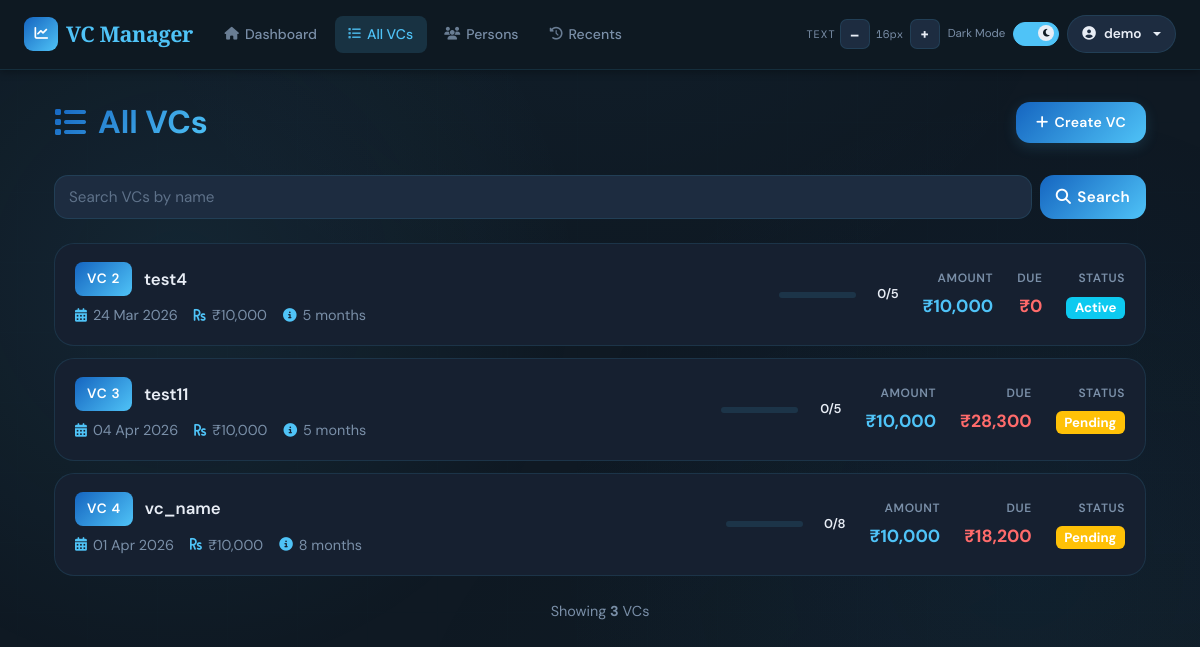
Screenshot of /vc/ (signed in) with the database file from the repository.
### app/models/user.py (models this page shows, shortened)
class User(UserMixin, db.Model):
    __tablename__ = 'users'
    id = db.Column(db.Integer, primary_key=True)
    email = db.Column(db.String(120), unique=True, nullable=False, index=True)
    name = db.Column(db.String(120), nullable=False)
    password_hash = db.Column(db.String(255), nullable=True)  # Nullable for OAuth-only users
    google_id = db.Column(db.String(255), unique=True, nullable=True)  # For OAuth users
    created_at = db.Column(db.DateTime, default=datetime.utcnow)
    last_login = db.Column(db.DateTime, nullable=True)
    vcs = db.relationship('VC', backref='user', lazy=True, cascade='all, delete-orphan')
    persons = db.relationship('Person', backref='user', lazy=True, cascade='all, delete-orphan')

### app/models/vc.py (models this page shows, shortened)
class VC(db.Model):
    __tablename__ = 'vcs'
    id           = db.Column(db.Integer, primary_key=True)
    user_id      = db.Column(db.Integer, db.ForeignKey('users.id'), nullable=False, index=True)
    vc_number    = db.Column(db.Integer, unique=True, nullable=False)
    name         = db.Column(db.String(100), nullable=False)
    start_date   = db.Column(db.DateTime, nullable=False, default=lambda: datetime.now(timezone.utc))
    amount       = db.Column(db.Float, nullable=False)
    tenure       = db.Column(db.Integer, nullable=False)
    current_hand = db.Column(db.Integer, default=1)
    narration    = db.Column(db.Text)
    status       = db.Column(db.Enum(PaymentStatus, native_enum=False), default=PaymentStatus.PENDING)
    min_interest = db.Column(db.Float, nullable=False, default=0.0)
    created_at   = db.Column(db.DateTime, default=lambda: datetime.now(timezone.utc))
    updated_at   = db.Column(db.DateTime, default=lambda: datetime.now(timezone.utc),
                             onupdate=lambda: datetime.now(timezone.utc))
    hands          = db.relationship('VCHand',      backref='vc', lazy=True, cascade='all, delete-orphan')
    payments       = db.relationship('Payment',     backref='vc', lazy=True, cascade='all, delete-orphan')
    ledger_entries = db.relationship('LedgerEntry', back_populates='vc', lazy=True)
    members        = db.relationship('Person', secondary=vc_members, backref='vcs')
    @property
    def total_slots(self):
        result = db.session.execute(
            db.select(db.func.sum(vc_members.c.slots))
            .where(vc_members.c.vc_id == self.id)
        ).scalar()
        return int(result or 0)
    @property
    def total_due_per_vc(self):
        return sum(c.amount for h in self.hands for c in h.contributions if not c.paid)
    @property
    def completed_hand_obj(self):
        return (self.current_hand - 1) if self.current_hand <= self.tenure else self.tenure

### app/models/contribution.py (models this page shows)
class Contribution(db.Model):
    __tablename__ = 'contributions'
    id = db.Column(db.Integer, primary_key=True)
    hand_id = db.Column(db.Integer, db.ForeignKey('vc_hands.id'), nullable=False, index=True)
    person_id = db.Column(db.Integer, db.ForeignKey('persons.id'), nullable=True, index=True)
    amount = db.Column(db.Float, nullable=False)
    date = db.Column(db.DateTime, default=datetime.utcnow)
    paid = db.Column(db.Boolean, default=False)  # True when this contribution/payment has been made
    person = db.relationship('Person', backref='contributions')

### app/routes/vc.py (the view)
@vc_bp.route('/')
@login_required
def vcs_list():
    vcs = VC.query.filter_by(user_id=current_user.id).order_by(VC.vc_number).all()
    total_due = sum(c.amount for vc in vcs for hand in vc.hands for c in hand.contributions if not c.paid)
    total_vcs = len(vcs)
    total_members = sum(vc.total_slots for vc in vcs) if vcs else 0
    return render_template('vc/list.html', vcs=vcs, total_due=total_due, total_members=total_members, total_vcs=total_vcs)

### templates/vc/list.html (shortened to what this page needs)
{% extends "base.html" %}
{% block content %}
<div class="container-fluid">
    <div class="page-header">
        <h1 class="page-title">
            <i class="fas fa-list"></i>All VCs
        </h1>
        <button class="btn btn-primary" onclick="location.href='{{ url_for('vc.create_vc') }}'">
            <i class="fas fa-plus"></i>Create VC
        </button>
    </div>
    <div class="control-bar">
        <div class="search-box">
            <input
                id="vc-search-input"
                type="search"
                class="form-control"
                placeholder="Search VCs by name">
            <button id="vc-search-btn" class="btn" type="button">
                <i class="fas fa-search"></i>Search
            </button>
        </div>
    </div>
    <div class="vc-list">
        {% if vcs %}
            {% for vc in vcs %}
            {% set completion_ratio = (vc.completed_hand_obj / vc.tenure) if vc.tenure else 0 %}
            <div class="vc-item {{ 'completed' if completion_ratio == 1 else '' }}"
                onclick="location.href='{{ url_for('vc.view_vc', id=vc.id) }}'">
                <div class="vc-item-main">
                    <div class="vc-item-header">
                        <span class="vc-badge">VC {{ vc.vc_number }}</span>
                        <span class="vc-name">{{ vc.name }}</span>
                    </div>
                    <div class="vc-meta">
                        <div class="vc-meta-item">
                            <i class="fas fa-calendar-alt"></i>
                            <span>{{ vc.start_date.strftime('%d %b %Y') }}</span>
                        </div>
                        <div class="vc-meta-item">
                            <i class="fas fa-rupee-sign"></i>
                            <span>₹{{ "%.0f"|format(vc.amount)|indian_comma }}</span>
                        </div>
                        <div class="vc-meta-item">
                            <i class="fas fa-info-circle"></i>
                            <span>{{ vc.tenure }} months</span>
                        </div>
                    </div>
                </div>
                <div class="vc-item-stats">
                    <div class="vc-progress">
                        <div class="progress-bar-custom">
                        </div>
                        <div class="progress-text">{{ vc.completed_hand_obj }}/{{ vc.tenure }}</div>
                    </div>
                    <div class="vc-stat">
                        <div class="vc-stat-label">Amount</div>
                        <div class="vc-stat-value amount">₹{{ "%.0f"|format(vc.amount)|indian_comma }}</div>
                    </div>
                    <div class="vc-stat">
                        <div class="vc-stat-label">Due</div>
                        <div class="vc-stat-value due">₹{{ "%.0f"|format(vc.total_due_per_vc)|indian_comma }}</div>
                    </div>
                    <div class="vc-stat">
                        <div class="vc-stat-label">Status</div>
                        <div class="vc-stat-value">
                            {% if completion_ratio == 1 %}
                                <span class="badge bg-success">Done</span>
                            {% elif vc.total_due_per_vc > 0 %}
                                <span class="badge bg-warning">Pending</span>
                            {% else %}
                                <span class="badge bg-info">Active</span>
                            {% endif %}
                        </div>
                    </div>
                </div>
            </div>
            {% endfor %}
        {% endif %}
    </div>
    {% if vcs %}
    <div style="margin-top: 24px; text-align: center; color: var(--text-muted); font-size: 0.9rem;">
        Showing <strong>{{ vcs|length }}</strong> VC{{ 's' if vcs|length != 1 else '' }}
    </div>
    {% endif %}
</div>
{% endblock %}

### templates/base.html (shortened to what this page needs)
<!DOCTYPE html>
<html lang="en" data-theme="dark">
<head>
    <link href="https://cdnjs.cloudflare.com/ajax/libs/font-awesome/6.5.0/css/all.min.css" rel="stylesheet">
    <link href="https://cdn.jsdelivr.net/npm/bootstrap@5.3.0/dist/css/bootstrap.min.css" rel="stylesheet">
    <link rel="stylesheet" href="https://cdn.jsdelivr.net/npm/swiper@11/swiper-bundle.min.css" />
</head>
<body>
<nav class="navbar navbar-expand-lg" role="navigation" aria-label="Main navigation">
    <div class="container-fluid px-4">
        <a class="navbar-brand" href="{{ url_for('dashboard.index') }}">
            <div class="brand-icon" aria-hidden="true"><i class="fas fa-chart-line"></i></div>
            VC Manager
        </a>
        <div class="collapse navbar-collapse" id="navbarNav">
            {% if current_user.is_authenticated %}
            <ul class="navbar-nav me-auto d-none d-md-flex">
                <li class="nav-item"><a class="nav-link" href="{{ url_for('dashboard.index') }}"><i class="fas fa-home"></i>Dashboard</a></li>
                <li class="nav-item"><a class="nav-link" href="{{ url_for('vc.vcs_list') }}"><i class="fas fa-list"></i>All VCs</a></li>
                <li class="nav-item"><a class="nav-link" href="{{ url_for('person.persons') }}"><i class="fas fa-users"></i>Persons</a></li>
                <li class="nav-item"><a class="nav-link" href="{{ url_for('transactions.recent_transactions') }}"><i class="fas fa-history"></i>Recents</a></li>
            </ul>
            {% endif %}
            <div class="d-flex align-items-center ms-auto gap-2 mt-2 mt-lg-0">
                <div class="d-flex align-items-center gap-1" role="toolbar" aria-label="Font size">
                    <span class="a11y-label d-none d-xl-inline">Text</span>
                    <button class="fs-btn" id="fsDecrease" aria-label="Decrease font size">–</button>
                    <span class="fs-display" id="fsDisplay" aria-live="polite">16px</span>
                    <button class="fs-btn" id="fsIncrease" aria-label="Increase font size">+</button>
                </div>
                <div class="d-flex align-items-center gap-2" aria-label="Theme">
                    <span class="toggle-label-text d-none d-xl-inline" id="themeLabel">Dark</span>
                    <label class="toggle-switch" aria-label="Toggle light/dark mode">
                        <div class="toggle-track"></div>
                        <div class="toggle-thumb"><i class="fas fa-moon" id="toggleIcon"></i></div>
                    </label>
                </div>
                {% if current_user.is_authenticated %}
                <div class="dropdown">
                    <button class="user-btn dropdown-toggle" type="button" data-bs-toggle="dropdown" aria-expanded="false">
                        <i class="fas fa-user-circle"></i>
                        <span class="d-none d-sm-inline">{{ current_user.name }}</span>
                    </button>
                </div>
                {% endif %}
            </div>
        </div>
    </div>
</nav>
<main class="main-content" role="main">
    <div class="container">
        {% block content %}{% endblock %}
    </div>
</main>
</body>
</html>

### templates/vc/list.html (style rules this page uses)
html { font-size: var(--fs-base); }
body { font-size: var(--fs-base); }
.page-header { display: flex; justify-content: space-between; align-items: center; gap: 12px; margin-bottom: 32px; flex-wrap: nowrap; }
.page-title { font-size: 2rem; font-weight: 700; background: var(--grad-header); -webkit-background-clip: text; -webkit-text-fill-color: transparent; margin: 0; display: flex; align-items: center; gap: 12px; white-space: nowrap; flex-shrink: 0; }
.page-title i { color: var(--accent); flex-shrink: 0; }
.control-bar { display: flex; gap: 12px; flex-wrap: wrap; margin-bottom: 24px; align-items: center; }
.search-box { display: flex; gap: 8px; flex: 1; min-width: 240px; }
.search-box .form-control { background: var(--surface2); color: var(--text); border: 1.5px solid var(--border); border-radius: var(--radius-md); padding: 10px 14px; font-size: 0.95rem; flex: 1; }
.search-box .form-control::placeholder { color: var(--text-muted); }
.search-box .btn { background: var(--grad-header); color: #fff; border: none; padding: 10px 16px; border-radius: var(--radius-md); cursor: pointer; transition: all 0.28s cubic-bezier(.4,0,.2,1); font-weight: 600; display: flex; align-items: center; justify-content: center; gap: 6px; font-size: 0.95rem; }
.vc-list { display: flex; flex-direction: column; gap: 12px; }
.vc-item { background: var(--surface); border: 1.5px solid var(--border); border-radius: var(--radius-lg); padding: 18px 20px; transition: all 0.28s cubic-bezier(.4,0,.2,1); cursor: pointer; display: flex; align-items: center; justify-content: space-between; gap: 20px; }
.vc-item-main { flex: 1; min-width: 0; }
.vc-item-header { display: flex; align-items: center; gap: 12px; margin-bottom: 8px; }
.vc-badge { background: var(--grad-header); color: #fff; padding: 6px 12px; border-radius: var(--radius-sm); font-weight: 600; font-size: 0.85rem; text-transform: uppercase; letter-spacing: 0.05em; min-width: 50px; text-align: center; }
.vc-name { font-size: 1.05rem; font-weight: 600; color: var(--text); }
.vc-meta { display: flex; gap: 16px; margin-top: 8px; flex-wrap: wrap; font-size: 0.9rem; color: var(--text-muted); }
.vc-meta-item { display: flex; align-items: center; gap: 6px; }
.vc-meta-item i { color: var(--accent); font-size: 0.85rem; }
.vc-item-stats { display: flex; gap: 24px; align-items: center; min-width: fit-content; }
.vc-stat { text-align: right; }
.vc-stat-label { font-size: 0.75rem; font-weight: 600; color: var(--text-muted); text-transform: uppercase; letter-spacing: 0.05em; margin-bottom: 4px; }
.vc-stat-value { font-size: 1.1rem; font-weight: 700; color: var(--text); }
.vc-stat-value.amount { color: var(--accent); }
.vc-stat-value.due { color: var(--danger); }
.vc-progress { display: flex; align-items: center; gap: 8px; min-width: 120px; }
.progress-bar-custom { flex: 1; height: 6px; background: var(--border); border-radius: 3px; overflow: hidden; }
.progress-text { font-size: 0.8rem; font-weight: 600; color: var(--text); min-width: 35px; text-align: right; }

### rows the page displays
User: name "demo"
VC: vc_number "2", name "test4", start_date "24 Mar 2026", amount "10,000", tenure "5", completed_hand_obj "0", shows "Active"
Contribution: paid.paid "0"
VC: vc_number "3", name "test11", start_date "04 Apr 2026", amount "10,000", tenure "5", completed_hand_obj "0", shows "Pending"
Contribution: paid+amount "28,300"
VC: vc_number "4", name "vc_name", start_date "01 Apr 2026", amount "10,000", tenure "8", completed_hand_obj "0", shows "Pending"
Contribution: paid+amount "18,200"

### other values shown
{{ vcs|length }} "3"
{{ 's' if vcs|length != 1 else '' }} "s"
